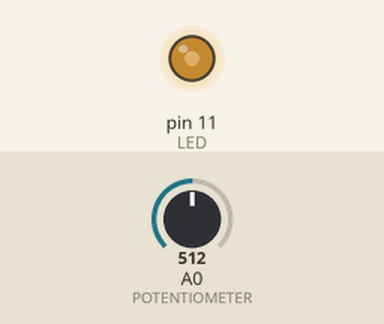
The sketch below on a simulated Arduino Uno, built with avr-gcc and run on an emulated ATmega328P. On the bench: output pins drawn as LEDs (lit = HIGH). The test bench sets the inputs (shaded band); at power-on: A0 (POTENTIOMETER) = 512.

Above: at 1.2 s.
1.3 s: A0 (POTENTIOMETER) set to 716
At 2.3 s:
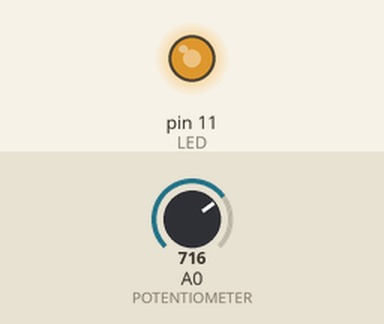
2.8 s: A0 (POTENTIOMETER) set to 900
At 3.5 s:
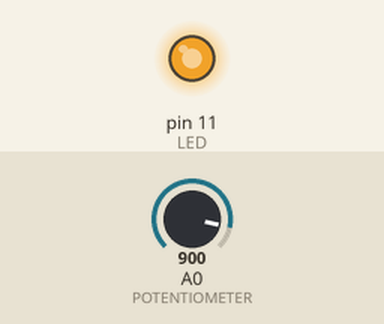
4.3 s: A0 (POTENTIOMETER) set to 122
At 4.6 s:
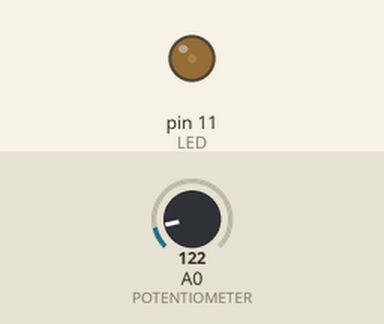
5.8 s: A0 (POTENTIOMETER) set to 0
At 7.0 s:
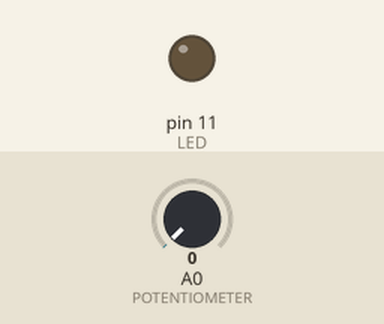
7.3 s: A0 (POTENTIOMETER) set to 511
At 8.1 s:
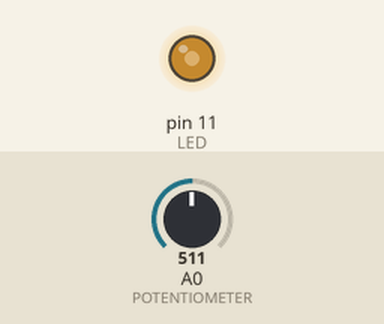
Timing chart, 0 to 9.8 s (numbered marks = the images above; inputs shaded):
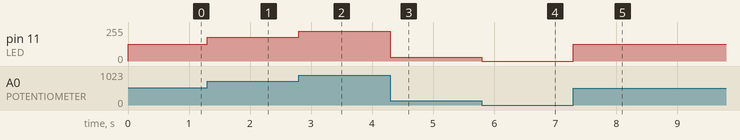

The sketch:

Dimmer.ino
```cpp
const int POTENTIOMETER = 0; // Entrada analógica no pino A0
const int LED = 11; // Saída digital no pino 11
int r = 0;
int pwm = 0;

void setup () {
  pinMode(LED, OUTPUT);
}

void loop () {
  r = analogRead(POTENTIOMETER);
  pwm = map(r, 0, 1023, 0, 255);
  analogWrite(LED, pwm);
}
```

Measured:
- after the input at 1.3 s, pin 11 (LED): 127/255 → 178/255 at once
- after the input at 2.8 s, pin 11 (LED): 178/255 → 224/255 at once
- after the input at 4.3 s, pin 11 (LED): 224/255 → 30/255 at once
- after the input at 5.8 s, pin 11 (LED): 30/255 → 0/255 at once
- after the input at 7.3 s, pin 11 (LED): 0/255 → 127/255 at once
